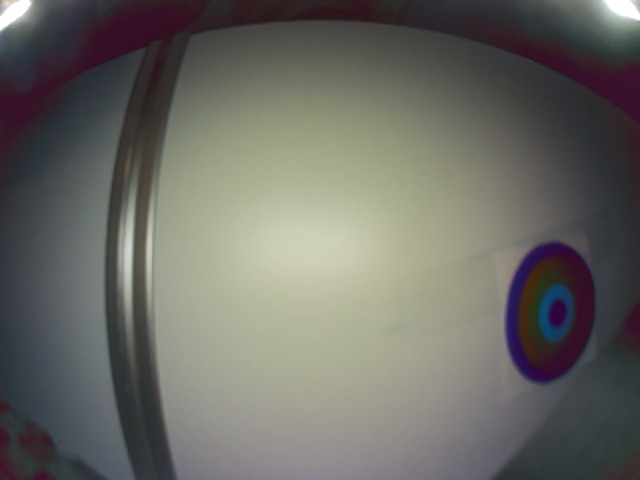
#> input picture dataset_neu/img_0000.jpg, 640 x 480 px
$ python -i CogTest.py   (imports and definitions only)
#> lines starting #> are read from the running program, lines starting #| are printed output that depends on the picture; after the words box and inside, x2 and y2 are one past the last pixel; in counts of white or black regions, pixels touching at a corner belong together
#> further down, picture is the input picture: shape (480, 640, 3); mean B, G, R 99.7, 105.4, 106.1
import cv2
import numpy as np
import time
import math
import sys
from collections import Counter

try:
    from picamera2 import Picamera2
except ImportError:
    print("Fehler: Picamera2 fehlt. Bitte installieren.")
    sys.exit()

# ==========================================
# KONFIGURATION
# ==========================================
CAM_ID = 1          # 0 für Left, 1 für Right
SAMPLES = 20         # Anzahl der Bilder, die für die Bewertung gemacht werden
DELAY_SEC = 0.03    # Pause zwischen den Aufnahmen

# ==========================================
# GEOMETRIE- & FARBFUNKTIONEN (Aus Hauptcode)
# ==========================================
# [9 lines left out: function order_points, not called in this run]

def find_target_corners(image_bgr):
    # Exakte Sperrzonen aus deinem Hauptcode
    cutoff_top_y = int(image_bgr.shape[0] * 0.25)
#> cutoff_top_y = 120
    cutoff_bottom_y = int(image_bgr.shape[0] * 0.875)
#> cutoff_bottom_y = 420
    cutoff_left_x = int(image_bgr.shape[1] * (1/7))
#> cutoff_left_x = 91
    cutoff_right_x = int(image_bgr.shape[1] * (6/7))
#> cutoff_right_x = 548

    gray = cv2.cvtColor(image_bgr, cv2.COLOR_BGR2GRAY)
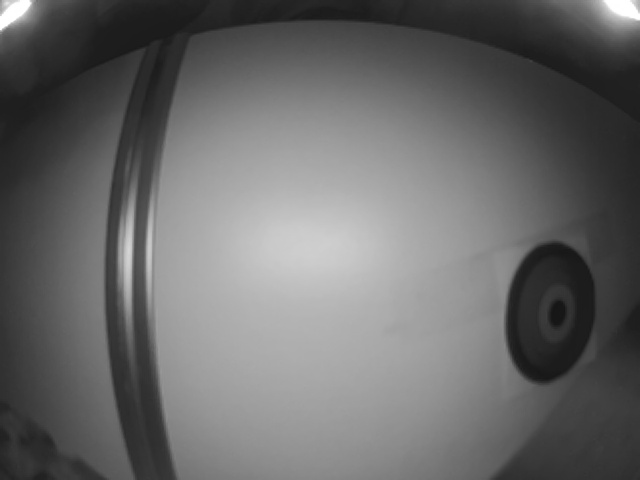
#> gray: shape (480, 640); min 21, max 255, mean 105
    blurred = cv2.GaussianBlur(gray, (5, 5), 0)
    edges = cv2.Canny(blurred, 50, 150)
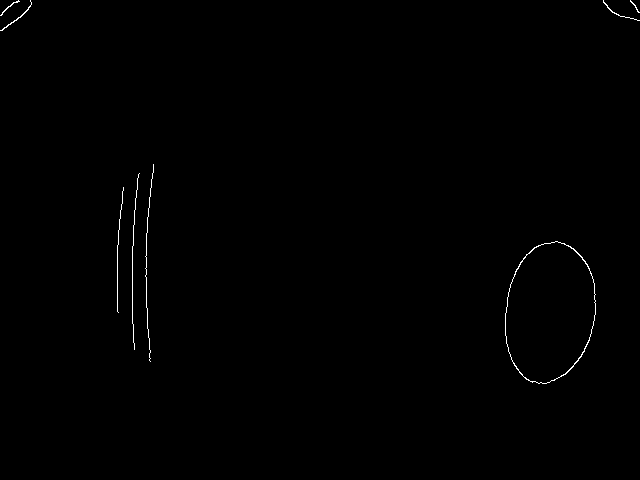
#> edges: shape (480, 640); 0.35% white in thin lines or dots, all inside (x1, y1, x2, y2) = (0, 0, 640, 384)

    contours, _ = cv2.findContours(edges, cv2.RETR_EXTERNAL, cv2.CHAIN_APPROX_SIMPLE)
#> contours = 8 contours, 6 with area under 20; largest, box (x1, y1, x2, y2) and area: (505, 241, 596, 384) 9968, (0, 0, 32, 31) 24
    if not contours: return None

    contours = sorted(contours, key=cv2.contourArea, reverse=True)
    for cnt in contours:
        x, y, w, h = cv2.boundingRect(cnt)

        # --- NEU: MITTELPUNKT BERECHNEN ---
        cx = x + (w // 2)
        cy = y + (h // 2)

        # Prüfen ob der MITTELPUNKT in der legalen Zone liegt
        if cy < cutoff_top_y or cy > cutoff_bottom_y: continue
        if cx < cutoff_left_x or cx > cutoff_right_x: continue

        area = cv2.contourArea(cnt)
        if area > 1000:
            rect = cv2.minAreaRect(cnt)
            box = cv2.boxPoints(rect)
            box = np.int32(box)

            width = rect[1][0]
            height = rect[1][1]
            if height == 0: continue
            aspect_ratio = width / height

            if 0.7 <= aspect_ratio <= 1.3:
                return order_points(box)
#> this loop made 8 passes
#> (x, y, w, h, cx, cy) on passes 1 to 8: (505, 241, 91, 143, 550, 312), (0, 0, 32, 31, 16, 15), (0, 0, 20, 16, 10, 8), (603, 0, 37, 21, 621, 10), (630, 0, 10, 13, 635, 6), (117, 187, 7, 126, 120, 250), (132, 173, 8, 177, 136, 261), (145, 164, 9, 198, 149, 263)
    return None

# [169 lines left out: functions warp_target, classify_color, scan_target_colors, visualize_warped_sampling, calculate_victim_health, run_cognitive_test, not called in this run]


# ==========================================
# MAIN LOOP
# ==========================================
# [44 lines not run here, left out]

>>> import cv2
>>> picture = cv2.imread('dataset_neu/img_0000.jpg')
>>> result = find_target_corners(picture)
